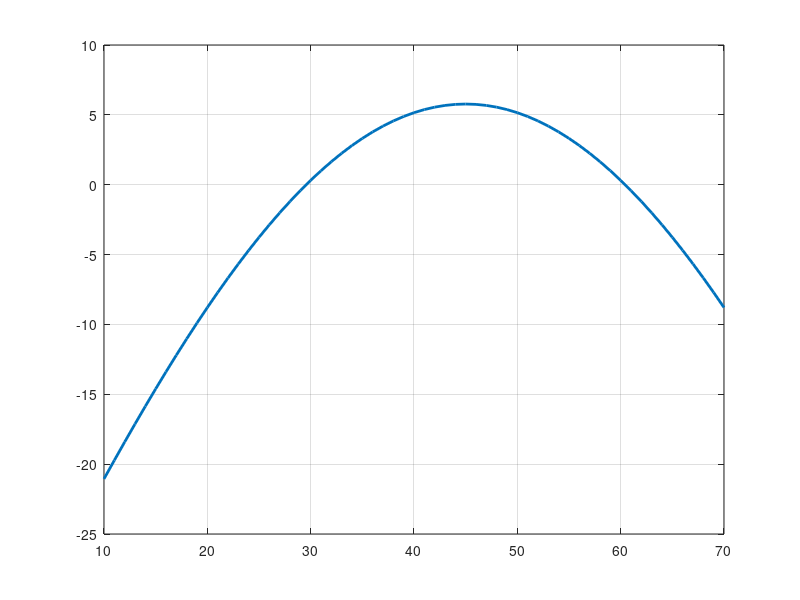

Write MATLAB code to recreate this figure. (Note: this script raises an error after producing the figure.)
%[text] # Root Finding: Locate a physical solution and verify the residual
%[text] **LECTURE DEMONSTRATION**
%[text] PHY4605 Physics-First Reproducible MATLAB Notebook
%%
%[text] ## Physical Question and Learning Outcomes
%[text] A projectile is launched from level ground with speed $v_0=20$ m/s. What low launch angle makes the range equal to a 35 m target distance, and how can bisection and Newton's method find that angle from a residual rather than from a rearranged formula?
%[text] **Learning outcomes.** By the end of this demonstration, you can rewrite a physical target condition as a residual $f(\theta)=0$, identify a sign-changing bracket on a residual graph, and trace scaffolded bisection and Newton updates using one residual-based stopping rule.
%%
%[text] ## Model, Assumptions, Variables, and Units
%[text] Use the familiar level-ground projectile range model $R(\theta)=v_0^2\sin(2\theta)/g$. The unknown is the launch angle `theta_deg` in degrees. The output model range is `range_m` in metres. The residual is `residual_m = range_m - target_m`; it is positive when the model overshoots the target and negative when it undershoots.
v0_mps = 20;          % launch speed (m/s)
g_mps2 = 9.81;        % gravitational acceleration (m/s^2)
target_m = 35;        % target range (m)
tolerance_m = 1e-3;   % one supplied residual stopping rule (m)
%%
%[text] ## Prediction Before Computing
%[text] At a very small angle, the range is too short. At a moderately larger low angle, the range may exceed 35 m. A useful bracket should therefore have one negative residual and one positive residual. This demonstration deliberately finds the low-angle root; a second high-angle root is not part of the Core route.
%%
%[text] ## Build the Residual From the Physical Equation
%[text] First evaluate the range and residual on an angle array. The graph is not decoration: it shows where the residual crosses zero and whether the chosen bracket changes sign.
theta_scan_deg = 10:1:70;
range_scan_m = (v0_mps^2/g_mps2).*sind(2*theta_scan_deg);
residual_scan_m = range_scan_m - target_m;
plot(theta_scan_deg,residual_scan_m,'LineWidth',2)
grid on
yline(0,'--')
xlabel('Launch angle, theta (degree)')
ylabel('Residual, f(theta) = R(theta) - target (m)')
title('Projectile-Range Residual for a 35 m Target')
%%
%[text] ## Identify a Sign-Changing Bracket
%[text] Choose the low-angle bracket from 20 degrees to 40 degrees. The left residual is negative and the right residual is positive, so a zero crossing lies between them. For bisection, the sign change is the safety evidence.
left_deg = 20;
right_deg = 40;
f_left_m = (v0_mps^2/g_mps2)*sind(2*left_deg) - target_m
f_right_m = (v0_mps^2/g_mps2)*sind(2*right_deg) - target_m
assert(f_left_m*f_right_m < 0, ...
    'The chosen bisection bracket must contain a sign change.')
%%
%[text] ## Bisection Algorithm Before MATLAB
%[text] Bisection repeatedly halves a sign-changing interval. Compute the midpoint, evaluate the residual there, keep the half interval that still has opposite signs at its ends, and stop when the residual magnitude is below the supplied tolerance.
%%
%[text] ## Run the Scaffolded Bisection Loop
%[text] The loop below keeps the bracket visible. It does not require a blank-page implementation: the learning job is to trace the midpoint and interval update.
max_iterations = 40;
bis_left_deg = left_deg;
bis_right_deg = right_deg;
bis_history = zeros(max_iterations,5);
for iteration = 1:max_iterations
    mid_deg = (bis_left_deg + bis_right_deg)/2;
    f_mid_m = (v0_mps^2/g_mps2)*sind(2*mid_deg) - target_m;
    bis_history(iteration,:) = [iteration, bis_left_deg, mid_deg, bis_right_deg, f_mid_m];
    if abs(f_mid_m) < tolerance_m
        break
    end
    f_bis_left_m = (v0_mps^2/g_mps2)*sind(2*bis_left_deg) - target_m;
    if f_bis_left_m*f_mid_m < 0
        bis_right_deg = mid_deg;
    else
        bis_left_deg = mid_deg;
    end
end
bisection_root_deg = mid_deg
bisection_residual_m = f_mid_m
bisection_iterations = iteration
bisection_trace = array2table(bis_history(1:iteration,:), ...
    'VariableNames',{'Iteration','Left_deg','Mid_deg','Right_deg','Residual_at_mid_m'})
%%
%[text] ## Newton's Tangent Update Idea
%[text] Newton's method uses the current angle, the residual there, and the local slope of the residual to predict where the tangent line crosses zero. The update is `next = current - residual/slope`. Here the slope is measured in metres per degree.
newton_start_deg = 25;
%%
%[text] ## Run the Scaffolded Newton Loop
%[text] Start from 25 degrees near the low-angle root. The code records each angle, residual, and slope so the update can be traced without treating Newton as a black box.
newton_theta_deg = newton_start_deg;
newton_history = zeros(max_iterations,4);
for iteration = 1:max_iterations
    f_current_m = (v0_mps^2/g_mps2)*sind(2*newton_theta_deg) - target_m;
    slope_m_per_deg = (v0_mps^2/g_mps2)*cosd(2*newton_theta_deg)*(2*pi/180);
    newton_history(iteration,:) = [iteration, newton_theta_deg, f_current_m, slope_m_per_deg];
    if abs(f_current_m) < tolerance_m
        break
    end
    newton_theta_deg = newton_theta_deg - f_current_m/slope_m_per_deg;
end
newton_root_deg = newton_theta_deg
newton_residual_m = f_current_m
newton_iterations = iteration
newton_trace = array2table(newton_history(1:iteration,:), ...
    'VariableNames',{'Iteration','Theta_deg','Residual_m','Slope_m_per_deg'})
%%
%[text] ## Core Validation: Substitute the Root Back Into the Residual
%[text] The required validation is direct substitution. If the computed angle is credible, the model range at that angle should differ from the target by less than the supplied residual tolerance.
validated_range_m = (v0_mps^2/g_mps2)*sind(2*bisection_root_deg)
validated_residual_m = validated_range_m - target_m
assert(abs(validated_residual_m) < tolerance_m, ...
    'Root validation failed: residual is larger than the supplied tolerance.')
%%
%[text] ## Interpret the Physical Meaning
%[text] The low-angle launch angle is about 29.6 degrees. In the model, launching at this angle with speed 20 m/s gives a range of approximately 35 m on level ground. A residual near zero means the model output matches the target condition; it does not prove the real projectile model includes air resistance or launch-height effects.
root_summary = table(bisection_root_deg,newton_root_deg,validated_range_m,validated_residual_m, ...
    'VariableNames',{'BisectionRoot_deg','NewtonRoot_deg','ValidatedRange_m','ValidatedResidual_m'})
%%
%[text] ## Working Exposure: Guaranteed Bracket Versus Faster Local Method
%[text] Bisection is slower but keeps a sign-changing bracket, so it is safer for this one-dimensional problem. Newton can need fewer iterations, but it relies on a good starting value and a useful slope. Iteration count is only one limited measure of computational cost; correctness still depends on the residual and physical interpretation.
iteration_comparison = table(bisection_iterations,newton_iterations, ...
    'VariableNames',{'BisectionIterations','NewtonIterations'})
%%
%[text] ## Optional Stretch: The Other Projectile Angle
%[text] The same level-ground projectile model has a second high-angle solution for this target distance. Distinguishing all possible roots and proving uniqueness within a bracket are stretch topics. The Core route only requires one clearly stated bracket and one validated physical root.
high_angle_root_deg = 90 - bisection_root_deg
%%
%[text] ## Three Takeaways
%[text] First, root finding begins by turning a physical target condition into a residual $f(x)=0$. Second, bisection uses a sign-changing bracket and midpoint updates. Third, Newton uses a local tangent update, but every computed root must still be validated by substituting it back into the residual.
%%
%[text] ## Reproducibility Record
%[text] Run sections from top to bottom in a fresh MATLAB session. This demonstration requires MATLAB R2025a or later and base MATLAB only. Locked values are `v0_mps=20`, `g_mps2=9.81`, `target_m=35`, bracket `[20,40]` degrees, Newton start `25` degrees, and residual tolerance `1e-3` m. No hidden Workspace state is required.

%[appendix]{"version":"1.0"}
